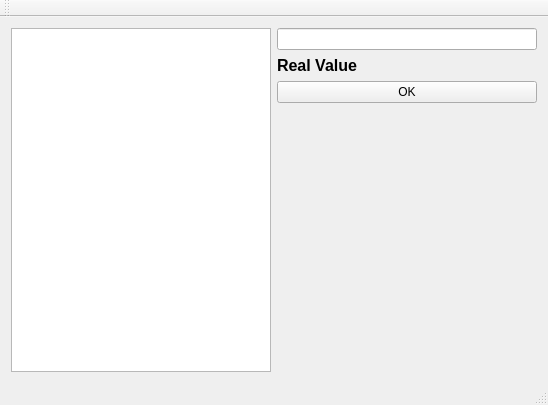
<?xml version="1.0" encoding="UTF-8"?>
<ui version="4.0">
 <class>MainWindow</class>
 <widget class="QMainWindow" name="MainWindow">
  <property name="geometry">
   <rect>
    <x>0</x>
    <y>0</y>
    <width>548</width>
    <height>405</height>
   </rect>
  </property>
  <property name="windowTitle">
   <string>MainWindow</string>
  </property>
  <widget class="QWidget" name="centralWidget">
   <layout class="QHBoxLayout" name="horizontalLayout">
    <item>
     <widget class="QGraphicsView" name="graphicsView">
      <property name="minimumSize">
       <size>
        <width>0</width>
        <height>0</height>
       </size>
      </property>
     </widget>
    </item>
    <item>
     <layout class="QVBoxLayout" name="verticalLayout_2">
      <item>
       <layout class="QVBoxLayout" name="verticalLayout">
        <item>
         <widget class="QLineEdit" name="estLineEdit"/>
        </item>
        <item>
         <widget class="QLabel" name="realLabel">
          <property name="font">
           <font>
            <pointsize>12</pointsize>
            <weight>75</weight>
            <bold>true</bold>
           </font>
          </property>
          <property name="text">
           <string>Real Value</string>
          </property>
         </widget>
        </item>
        <item>
         <widget class="QPushButton" name="OKbutton">
          <property name="text">
           <string>OK</string>
          </property>
         </widget>
        </item>
       </layout>
      </item>
      <item>
       <spacer name="verticalSpacer">
        <property name="orientation">
         <enum>Qt::Vertical</enum>
        </property>
        <property name="sizeHint" stdset="0">
         <size>
          <width>20</width>
          <height>40</height>
         </size>
        </property>
       </spacer>
      </item>
     </layout>
    </item>
   </layout>
  </widget>
  <widget class="QMenuBar" name="menuBar">
   <property name="geometry">
    <rect>
     <x>0</x>
     <y>0</y>
     <width>548</width>
     <height>21</height>
    </rect>
   </property>
  </widget>
  <widget class="QToolBar" name="mainToolBar">
   <attribute name="toolBarArea">
    <enum>TopToolBarArea</enum>
   </attribute>
   <attribute name="toolBarBreak">
    <bool>false</bool>
   </attribute>
  </widget>
  <widget class="QStatusBar" name="statusBar"/>
 </widget>
 <layoutdefault spacing="6" margin="11"/>
 <resources/>
 <connections/>
</ui>
